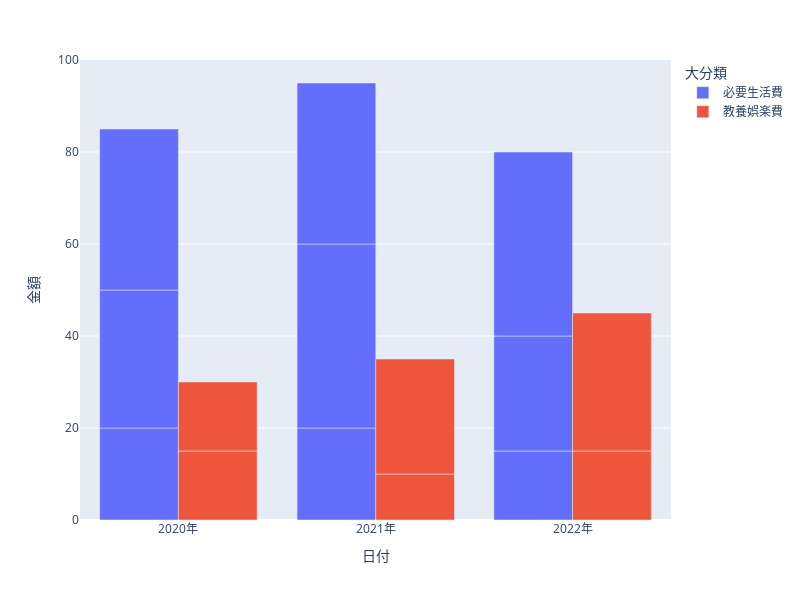

Notebook cell for this chart:
### Code cell
groupbar_fig = px.bar(
    ts_df,
    x="日付",
    y="金額",
    color="大分類",
    barmode="group",
    width=800,
    height=600
)

groupbar_fig.update_layout(
    xaxis={"dtick": "M12",
           "tickformat": "%Y",
           "ticksuffix": "年"
    }
)

groupbar_fig.show()

### Figure 1 — Plotly figure (JSON) as saved in the notebook; plotly's stock layout.template omitted (floating-point values rounded to 4 significant figures)
{"data": [{"alignmentgroup": "True", "hovertemplate": "大分類=必要生活費<br>日付=%{x}<br>金額=%{y}<extra></extra>", "legendgroup": "必要生活費", "marker": {"color": "#636efa", "pattern": {"shape": ""}}, "name": "必要生活費", "offsetgroup": "必要生活費", "orientation": "v", "showlegend": true, "textposition": "auto", "type": "bar", "x": ["2020-01-01T00:00:00", "2020-01-01T00:00:00", "2020-01-01T00:00:00", "2021-01-01T00:00:00", "2021-01-01T00:00:00", "2021-01-01T00:00:00", "2022-01-01T00:00:00", "2022-01-01T00:00:00", "2022-01-01T00:00:00"], "xaxis": "x", "y": [20, 30, 35, 20, 40, 35, 15, 25, 40], "yaxis": "y"}, {"alignmentgroup": "True", "hovertemplate": "大分類=教養娯楽費<br>日付=%{x}<br>金額=%{y}<extra></extra>", "legendgroup": "教養娯楽費", "marker": {"color": "#EF553B", "pattern": {"shape": ""}}, "name": "教養娯楽費", "offsetgroup": "教養娯楽費", "orientation": "v", "showlegend": true, "textposition": "auto", "type": "bar", "x": ["2020-01-01T00:00:00", "2020-01-01T00:00:00", "2021-01-01T00:00:00", "2021-01-01T00:00:00", "2022-01-01T00:00:00", "2022-01-01T00:00:00"], "xaxis": "x", "y": [15, 15, 10, 25, 15, 30], "yaxis": "y"}], "layout": {"barmode": "group", "height": 600, "legend": {"title": {"text": "大分類"}, "tracegroupgap": 0}, "margin": {"t": 60}, "width": 800, "xaxis": {"anchor": "y", "domain": [0, 1], "dtick": "M12", "tickformat": "%Y", "ticksuffix": "年", "title": {"text": "日付"}}, "yaxis": {"anchor": "x", "domain": [0, 1], "title": {"text": "金額"}}}}
